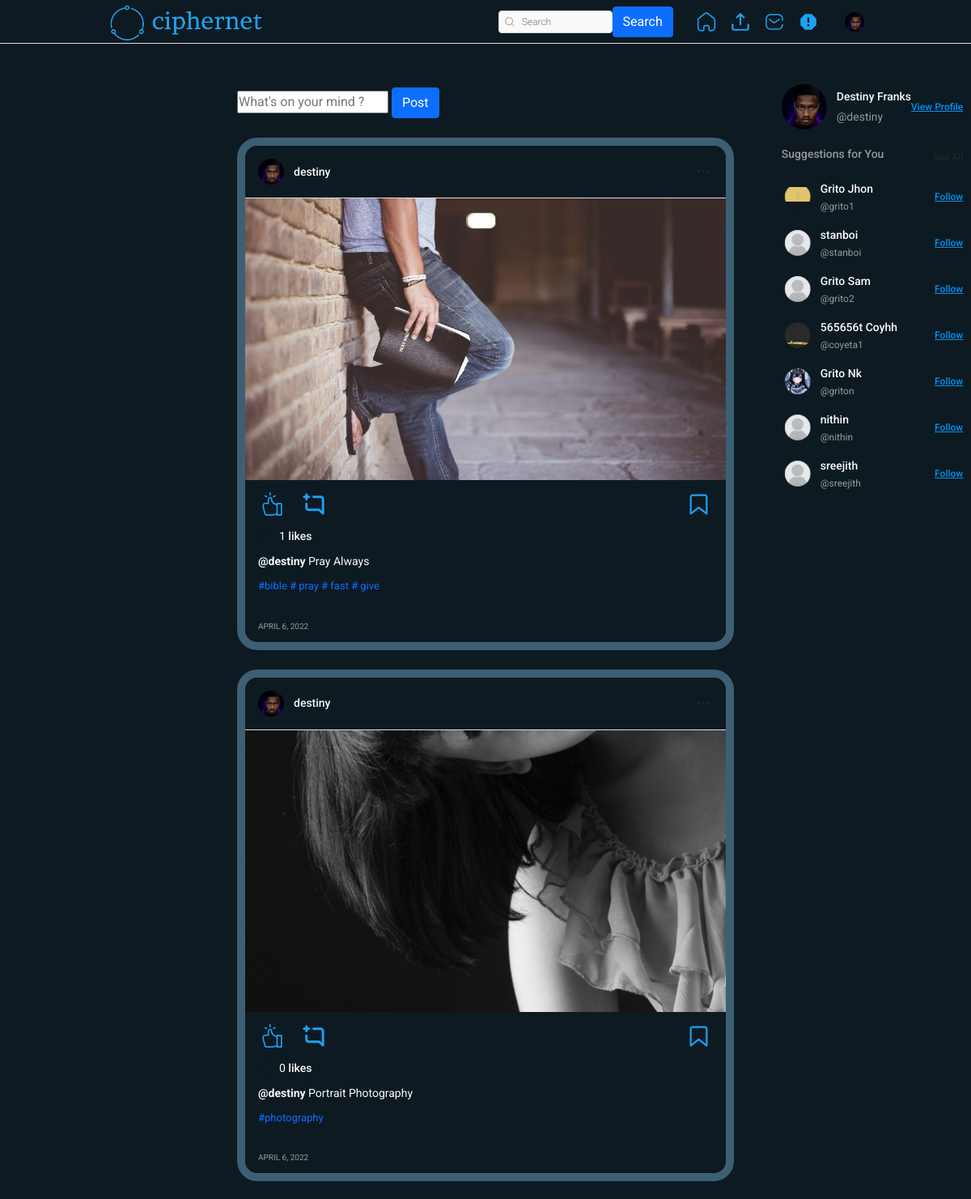
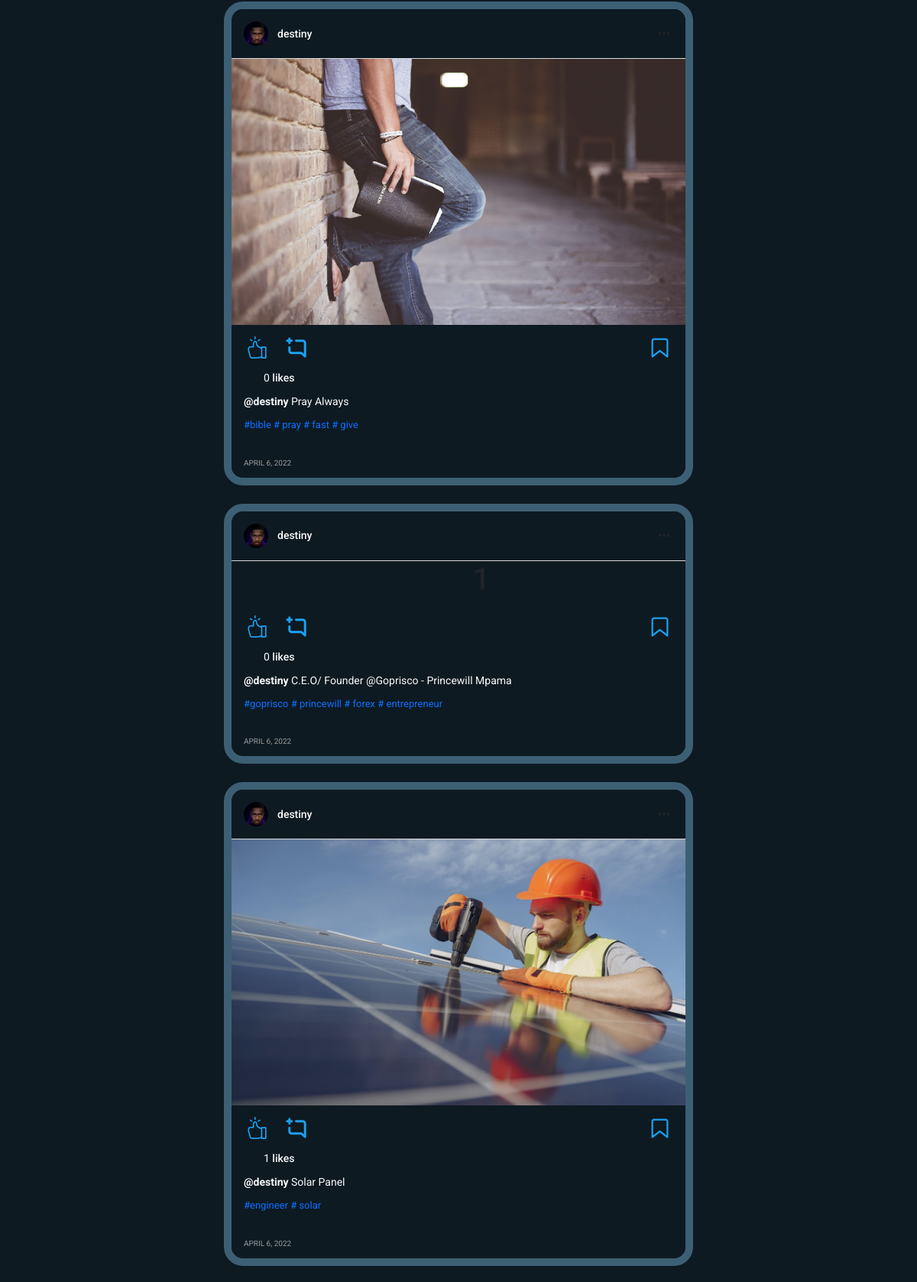
The app's page / (signed in, upper part) with its own data (2 pictures, top to bottom).
### authy/models.py (models this page shows, shortened)
class Profile(models.Model):
    user = models.OneToOneField(User, related_name='profile', on_delete=models.CASCADE)
    image = models.ImageField(upload_to="profile_pciture", null=True, default="default.jpg")
    first_name = models.CharField(max_length=200, null=True, blank=True)
    last_name = models.CharField(max_length=200, null=True, blank=True)
    bio = models.CharField(max_length=200, null=True, blank=True)
    location = models.CharField(max_length=200, null=True, blank=True)
    url = models.URLField(max_length=200, null=True, blank=True)
    favourite = models.ManyToManyField(Post, blank=True)

### post/models.py (models this page shows, shortened)
class Post(models.Model):
    id = models.UUIDField(primary_key=True, default=uuid.uuid4, editable=False)
    picture = models.FileField(upload_to=user_directory_path, verbose_name="Picture", validators=[FileExtensionValidator(['jpg', 'jpeg', 'png', 'mp4', 'mkv'])])
    caption = models.CharField(max_length=10000, verbose_name="Caption")
    text = models.CharField(max_length=10000, verbose_name="text")
    posted = models.DateField(auto_now_add=True)
    tags = models.ManyToManyField(Tag, related_name="tags")
    user = models.ForeignKey(User, on_delete=models.CASCADE)
    likes = models.IntegerField(default=0)

class Tag(models.Model):
    title = models.CharField(max_length=75, verbose_name='Tag')
    slug = models.SlugField(null=False, unique=True, default=uuid.uuid1)
    class Meta:
        verbose_name = 'Tag'
        verbose_name_plural = 'Tags'
    def get_absolute_url(self):
        return reverse('tags', args=[self.slug])
    def __str__(self):
        return self.title

### post/views.py (the view)
# urls.py: path('', index, name='index'),
@login_required
def index(request):
    user = request.user
    user = request.user
    all_users = User.objects.all()
    follow_status = Follow.objects.filter(following=user, follower=request.user).exists()
    profile = Profile.objects.all()
    posts = Stream.objects.filter(user=user)
    group_ids = []
    for post in posts:
        group_ids.append(post.post_id)
    post_items = Post.objects.filter(id__in=group_ids).all().order_by('-posted')
    query = request.GET.get('q')
    if query:
        users = User.objects.filter(Q(username__icontains=query))
        paginator = Paginator(users, 6)
        page_number = request.GET.get('page')
        users_paginator = paginator.get_page(page_number)
    context = {
        'post_items': post_items,
        'follow_status': follow_status,
        'profile': profile,
        'all_users': all_users,
    }
    return render(request, 'index.html', context)

### templates/index.html (shortened to what this page needs)
{% extends 'base.html' %}
{% load static %}
{% block content %}
    <main class="main-container">
        <section class="content-container">
            <div class="content">
                <form class="create-post" action="uploadtext" method="POST" enctype="multipart/form-data">
                    <div class="profile-pic">
                    </div>
                    <input type="text" name="upload_text" placeholder="What's on your mind {{user_profile.user.username}}?" id="create-post" required>
                    <button type="submit" class="btn btn-primary">Post</button>
                </form>
                <div class="posts">
                    {% for post in post_items %}
                    <article class="post">
                        <div class="post__header">
                                <div class="post__profile">
                                    {% if post.user.profile.image %}
                                    <a href="{{post.user.profile.image.url}}" class="post__avatar">
                                        <img src="{{post.user.profile.image.url}}" alt="User Picture">
                                    </a>
                                    {% endif %}
                                    <a href="{{post.user.username}}" class="post__user">{{ post.user.username }}</a>
                                </div>
                            <button class="post__more-options">
                                <svg width="24" height="24" viewBox="0 0 24 24" fill="none" xmlns="http://www.w3.org/2000/svg">
                                    <circle cx="6.5" cy="11.5" r="1.5" fill="var(--text-dark)"/>
                                    <circle cx="12" cy="11.5" r="1.5" fill="var(--text-dark)"/>
                                    <circle cx="17.5" cy="11.5" r="1.5" fill="var(--text-dark)"/>
                                </svg>
                            </button>
                        </div>
                        <div class="post__content">
                            <div class="post__medias">
                                {% if post.picture.url|slice:"-4:" == '.mp4' or post.picture.url|slice:"-5:" == '.mkv' %}
                                <a href="{% url 'post-details' post.id %}"><video style="height: 250px; width: 300px;" controls><source src="{{ post.picture.url }}" type="video/mp4"></video></a>
                                {% elif post.picture.url|slice:"-4:" == '.jpg' or post.picture.url|slice:"-5:" == '.jpeg' or post.picture.url|slice:"-4:" == '.png' %}
                                <a href="{% url 'post-details' post.id %}"><img class="post__media" src="{{ post.picture.url }}" alt="Post Content" style="width: 700px; height: 348px; object-fit: cover;"></a>
                                {% else %}
                                <div class="photo">
                                     <h1>&nbsp;&nbsp;&nbsp;&nbsp;&nbsp;&nbsp;{{ post.text }}</h1>
                                 </div>
                                {% endif %}
                            </div>
                        </div>
                        <div class="post__footer">
                            <div class="post__buttons">
                                <a href="{% url 'like' post.id %}" class="post__button">
                                </a>
                                <a href="{% url 'post-details' post.id %}" class="post__button">
                                </a>
                                <a href="{% url 'favourite' post.id %}" class="post__button post__button--align-right">
                                </a>
                            </div>
                            <div class="post__infos">
                                <div class="post__likes">
                                    <a href="#" class="post__likes-avatar">
                                    </a>
                                    <span>{{post.likes}} <a class="post__name--underline" href="#">likes</a> <a href="#"></a></span>
                                </div>
                                <div class="post__description">
                                    <span>
                                        <a class="post__name--underline" href="#"><b>@{{post.user.username}}</b></a>
                                        {{post.caption}}
                                    </span>
                                </div>
                                <p style="font-size: 13px;">{% for tag in post.tags.all %}
                                    <a href="{{ tag.get_absolute_url }}" style="text-decoration: none;">
                                        #{{ tag }}
                                    </a>
                                    {% endfor %}
                                </p>
                                <span class="post__date-time">{{post.posted}}</span>
                            </div>
                        </div>
                    </article>
                    {% endfor %}
                </div>
            </div>
            <section class="side-menu">
                <div class="side-menu__user-profile">
                    <a href="{% url 'profile' user %}" class="side-menu__user-avatar">
                        <img src="{{ request.user.profile.image.url }}" alt="User Picture">
                    </a>
                    <div class="side-menu__user-info">
                        {% if user.profile.first_name %}
                        <a href="{{request.user.username}}">{{request.user.profile.first_name|title }} {{request.user.profile.last_name|title }}</a>
                        {% else %}
                        <a href="{{request.user.username}}">{{user.username}}</a>
                        {% endif %}
                        <span>@{{request.user.username}}</span>
                    </div>
                    <a class="side-menu__user-button">View Profile</a>
                </div>
                <div class="side-menu__suggestions-section">
                    <div class="side-menu__suggestions-header">
                        <h2>Suggestions for You</h2>
                        <button>See All</button>
                    </div>
                    <div class="side-menu__suggestions-content">
                        {% for user in all_users %}
                            {% if request.user.username != user.username %}
                            <div class="side-menu__suggestion">
                                <a href="{% url 'profile' user %}" class="side-menu__suggestion-avatar">
                                    <img src="{{user.profile.image.url}}" alt="User Picture">
                                </a>
                                <div class="side-menu__suggestion-info">
                                    {% if user.profile.first_name %}
                                    <a href="{% url 'profile' user %}">{{user.profile.first_name|title}} {{user.profile.last_name|title}}</a>
                                    {% else %}
                                    <a href="{% url 'profile' user %}">{{user.username}}</a>
                                    {% endif %}
                                    <span>@{{user.username}}</span>
                                </div>
                                {% if follow_status == True %}
                                <a href="{% url 'follow' user 0 %}" class="side-menu__suggestion-button">Follow</a>
                                {% else %}
                                <a href="{% url 'follow' user 1 %}" class="side-menu__suggestion-button">Follow</a>
                                {% endif %}
                            </div>
                            {% endif %}
                        {% endfor %}
                    </div>
                </div>
            </section>
{% endblock content %}

### templates/base.html (shortened to what this page needs)
{% load static %}
<!DOCTYPE html>
<html lang="en">
<head>
    <link rel="stylesheet" href="https://cdn.jsdelivr.net/npm/bootstrap-icons@1.8.1/font/bootstrap-icons.css">
    <link href="https://cdn.jsdelivr.net/npm/bootstrap@5.1.3/dist/css/bootstrap.min.css" rel="stylesheet">
    <link rel="stylesheet" type="text/css" href="{% static 'assets1/style.css' %}">
</head>
<body>
    <header class="header">
        <nav class="header__content">
            <div class="header__buttons">
                <a href="{% url 'index' %}" class="header__home">
                    <img src="{% static 'assets2/images/ciphernetlogo.png' %}" alt="logo" class="logo">
                </a>
            </div>
            <form action="{% url 'search-users' %}" method="GET">
                <div class="header__search">
                    <input type="text" placeholder="Search" name="q" value="{{ request.GET.q }}">
                    <button class="btn btn-primary" type="submit">Search</button>
                </div>
            </form>&nbsp;&nbsp;&nbsp;&nbsp;&nbsp;&nbsp;&nbsp;
            <div class="header__buttons header__buttons--desktop">
                <a href="{% url 'index' %}">
                </a>
                <a href="{% url 'newpost' %}">
                </a>
                <a href="{% url 'message' %}">
                </a>
                <a href="{% url 'report_view' %}">
                </a>
                <a href="">
                    <button class="profile-button">
                        <a href="{% url 'profile' request.user %}">
                            <div class="profile-button__picture">
                                <img src="{{request.user.profile.image.url}}" alt="User Picture">
                            </div>
                        </a>
                    </button>
                </a>
            </div>
        </nav>
    </header>
    {% block content %}
    {% endblock content %}
            </section>
    </main>
</body>
</html>

### records on screen
Post: user.profile.image (picture), user.username "destiny", picture (picture), likes "1", caption "Pray Always", posted "APRIL 6, 2022"
Tag: title "bible"
Tag: title "pray"
Tag: title "fast"
Tag: title "give"
Post: user.profile.image (picture), user.username "destiny", picture (picture), likes "0", caption "Portrait Photography", posted "APRIL 6, 2022"
Tag: title "photography"
Post: user.profile.image (picture), user.username "destiny", picture (picture), likes "0", caption "Pray Always", posted "APRIL 6, 2022"
Post: user.profile.image (picture), user.username "destiny", likes "0", caption "C.E.O/ Founder @Goprisco - Princewill Mpama", posted "APRIL 6, 2022"
Tag: title "goprisco"
Tag: title "princewill"
Tag: title "forex"
Tag: title "entrepreneur"
Post: user.profile.image (picture), user.username "destiny", picture (picture), likes "1", caption "Solar Panel", posted "APRIL 6, 2022"
Tag: title "engineer"
Tag: title "solar"

### other values on screen
{{ request.user.profile.first_name|title }} "Destiny"
{{ request.user.profile.last_name|title }} "Franks"
{{ request.user.username }} "destiny"
{{ user.profile.first_name|title }} "Grito"
{{ user.profile.last_name|title }} "Jhon"
{{ user.username }} "grito1"
{{ user.username }} "stanboi"
{{ user.profile.last_name|title }} "Sam"
{{ user.username }} "grito2"
{{ user.profile.first_name|title }} "565656t"
{{ user.profile.last_name|title }} "Coyhh"
{{ user.username }} "coyeta1"
{{ user.profile.last_name|title }} "Nk"
{{ user.username }} "griton"
{{ user.username }} "nithin"
